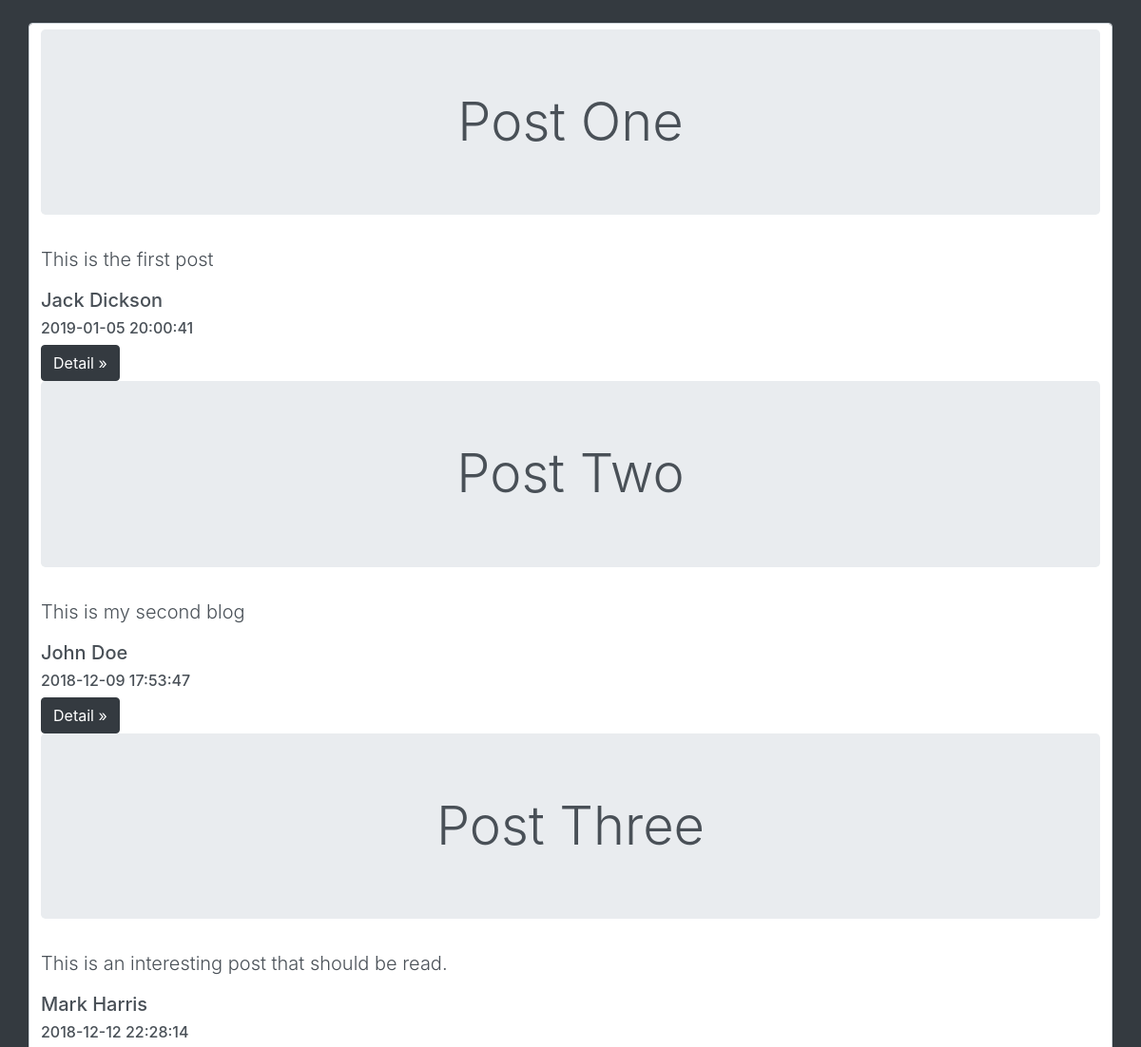
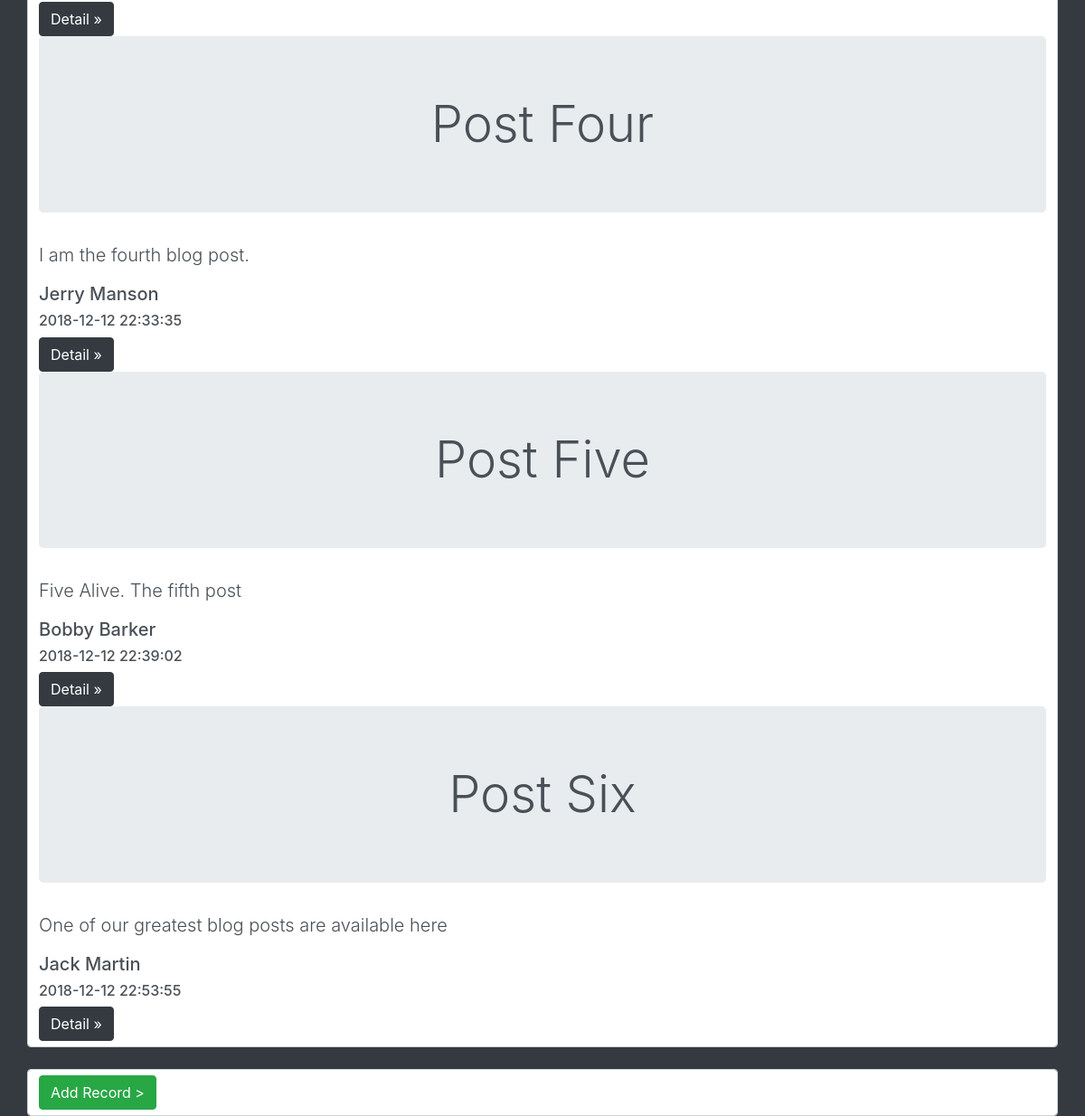
The page / on the database its author committed (2 pictures, top to bottom).
### tables this page shows
CREATE TABLE `posts` (
  `id` int(11) NOT NULL,
  `title` varchar(255) NOT NULL,
  `body` text NOT NULL,
  `author` varchar(255) NOT NULL,
  `created_at` timestamp NOT NULL DEFAULT CURRENT_TIMESTAMP
);

### config/dbConfig.php (called while the page is built, shortened)
<?php
class InitDB
{
    private $conn;
    private $post;
    public function __construct()
    {
        $this->conn = mysqli_connect(HOST, USERNAME, PASSWORD, DATABASE);
    }
    public function setPost($query)
    {
        $this->result = mysqli_query($this->conn, $query);
        $this->post = mysqli_fetch_all($this->result, MYSQLI_ASSOC);
    }
    public function getPost()
    {
        return $this->post;
    }
}

### index.php (the view, shortened to what this page needs)
<?php
require 'config/dbConfig.php';
$db = new InitDB;
$db->setPost("SELECT * FROM posts");
$data = $db->getPost();
?>
<!DOCTYPE html>
<html lang="en">
<head>
    <link rel="stylesheet" href="css/bootstrap.min.css">
</head>
<body class="bg-dark">
    <div class="form-control container mt-4">
        <?php foreach ($data as $record): ?>
        <p class="display-4 text-center jumbotron">
            <?php echo $record['title'] ?>
        </p>
        <p class="text-justify lead">
            <?php echo $record['body'] ?>
        </p>
        <p class="h5">
            <?php echo $record['author'] ?>
        </p>
        <p class="h6">
            <?php echo $record['created_at'] ?>
        </p>
        <a href="pages/detail.php?id=<?php echo $record['id'] ?>" class="btn btn-dark">Detail &raquo</a>
        <?php endforeach;?>
    </div>
    <div class="form-control container mt-4">
        <a href="front_pages/add.html" class="btn btn-success">Add Record &gt</a>
    </div>
</body>
</html>

### rows shown on the page
posts: title "Post One", body "This is the first post", author "Jack Dickson", created_at "2019-01-05 20:00:41"
posts: title "Post Two", body "This is my second blog", author "John Doe", created_at "2018-12-09 17:53:47"
posts: title "Post Three", body "This is an interesting post that should be read.", author "Mark Harris", created_at "2018-12-12 22:28:14"
posts: title "Post Four", body "I am the fourth blog post.", author "Jerry Manson", created_at "2018-12-12 22:33:35"
posts: title "Post Five", body "Five Alive. The fifth post", author "Bobby Barker", created_at "2018-12-12 22:39:02"
posts: title "Post Six", body "One of our greatest blog posts are available here", author "Jack Martin", created_at "2018-12-12 22:53:55"
